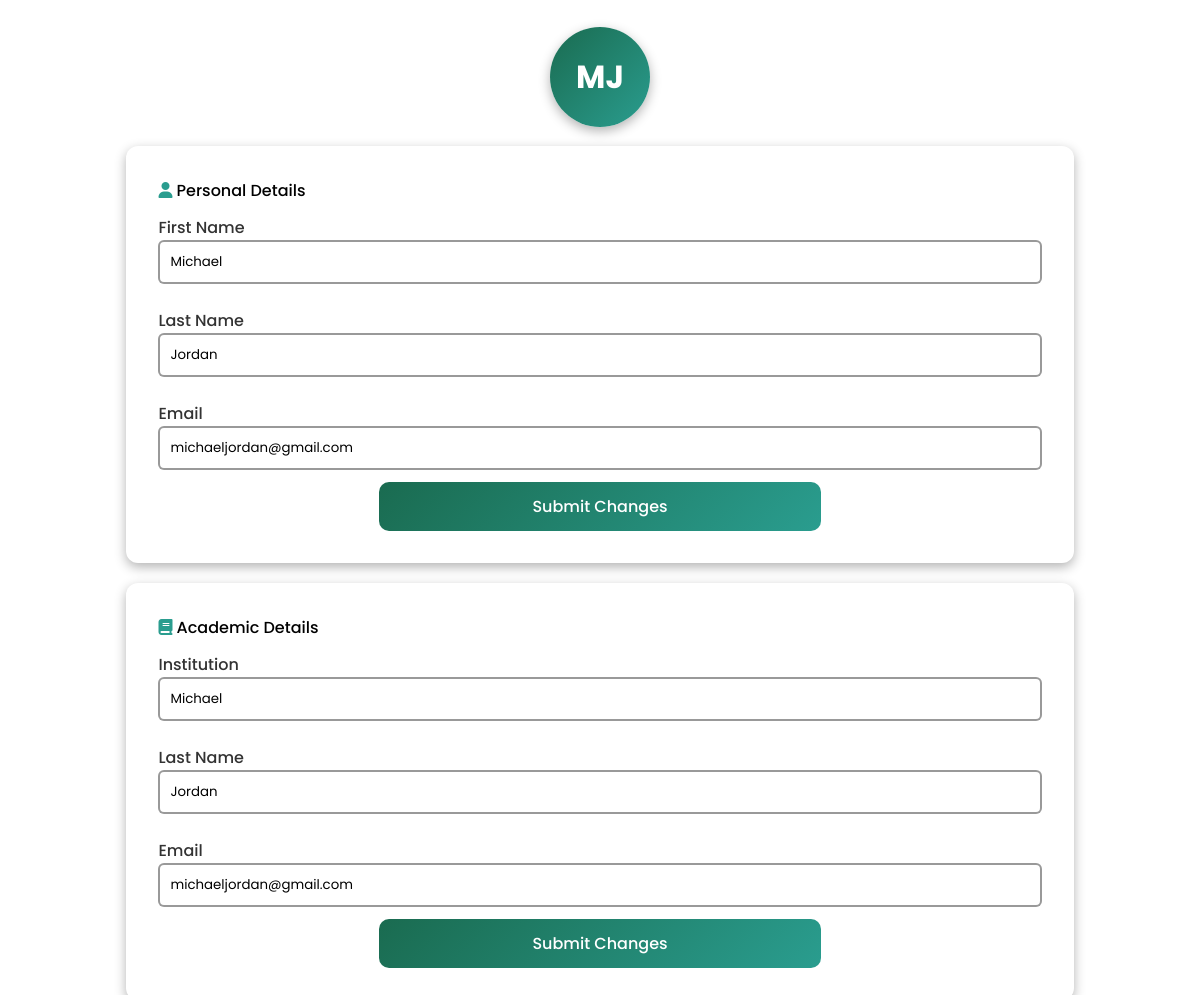
Page /registretion/edit/15/ (signed in) on the committed database.
### accounts/models.py (models this page shows, shortened)
class CustomUser (AbstractBaseUser, PermissionsMixin):
    first_name = models.CharField(max_length=50)
    last_name = models.CharField(max_length=50)
    email = models.EmailField(max_length=250, unique=True)
    is_active = models.BooleanField(default=True)
    is_staff = models.BooleanField(default=False)
    objects = MyBaseUserManager()
    USERNAME_FIELD = 'email'
    REQUIRED_FIELDS = []

### accounts/views.py (the view, shortened to what this page needs)
# urls.py: path('edit/<int:user_id>/', views.profile_edit, name='edit')
def profile_edit(request, user_id):
    return render (request, 'mainApp/profile.html')

### mainApp/context_processors.py (called while the page is built)
def avatar_context (request):
    user = request.user
    try:
        avatar = user.first_name[0] + user.last_name[0]
        return {
            'avatar': avatar
        }
    except:
        return {
            'avatar': 'UU'
        }

### mainApp/templates/mainApp/profile.html (shortened to what this page needs)
{% load static %}
<!DOCTYPE html>
<html lang="en">
<head>
    <link rel="stylesheet" href="https://cdnjs.cloudflare.com/ajax/libs/font-awesome/6.4.0/css/all.min.css">
</head>
<body>
    <div class="profile-container">
        <div class="avata-container">{{ avatar }}</div>
        <div class="personal-details-container">
            <div class="container-title">
                <i class="fas fa-user"></i>
                Personal Details
            </div>
            <div class="personal-detail-field">
                <label for="first_name">First Name</label>
                <input type="text" name="first_name" id="first_name" value="{{request.user.first_name}}">
            </div>
            <div class="personal-detail-field">
                <label for="last_name">Last Name</label>
                <input type="text" name="last_name" id="last_name" value="{{request.user.last_name}}">
            </div>
            <div class="personal-detail-field">
                <label for="email">Email</label>
                <input type="email" name="email" id="personal-email" value="{{request.user.email}}">
            </div>
            <button id="edit-button" class="edit-button">Submit Changes</button>
        </div>
        <div class="personal-details-container">
            <div class="container-title">
                <i class="fas fa-book"></i>
                Academic Details
            </div>
            <div class="personal-detail-field">
                <label for="first_name">Institution</label>
                <input type="text" name="institution" id="institution" value="{{request.user.first_name}}">
            </div>
            <div class="personal-detail-field">
                <label for="last_name">Last Name</label>
                <input type="text" name="last_name" id="last_name" value="{{request.user.last_name}}">
            </div>
            <div class="personal-detail-field">
                <label for="email">Email</label>
                <input type="email" name="email" id="personal-email" value="{{request.user.email}}">
            </div>
            <button id="" class="edit-button">Submit Changes</button>
        </div>
    </div>
</body>
</html>

### mainApp/templates/mainApp/profile.html (style rules this page uses)
* { font-family: 'Poppins'; box-sizing: border-box; }
.profile-container { display: flex; flex-direction: column; align-items: center; justify-content: center; gap: 1.2rem; }
.avata-container { margin-top: 1.2rem; display: flex; align-items: center; justify-content: center; width: 100px; height: 100px; border-radius: 50%; background: linear-gradient(135deg, #1a6b50 0%, #2a9d8f 100%); border: none; color: #ffffff; font-weight: bold; font-size: 32px; text-align: center; box-shadow: 0 4px 12px rgba(0, 0, 0, 0.3); }
.personal-details-container { display: flex; flex-direction: column; box-shadow: 0 4px 12px rgba(0, 0, 0, 0.3); border-radius: 12px; width: 80%; padding: 2rem; }
.personal-detail-field { display: flex; flex-direction: column; margin-block: 12px; }
.personal-detail-field input { padding: 10px; border-radius: 6px; border: 2px solid rgba(0, 0, 0, 0.4); }
.personal-detail-field label { font-weight: 500; color: #333333; }
.container-title { display: inline; font-weight: 500; }
.container-title i { color:#2a9d8f; }
.edit-button { width: 50%; align-content: center; padding: 12px; border-radius: 10px; border: transparent; color: #ffffff; font-size: 16px; font-weight: 500; margin: auto; background: linear-gradient(135deg, #1a6b50 0%, #2a9d8f 100%); cursor: pointer; }

### rows in the picture
CustomUser: first_name "Michael", last_name "Jordan", email "michaeljordan@gmail.com", institution "Michael"

### other values in the picture
{{ avatar }} "MJ"
